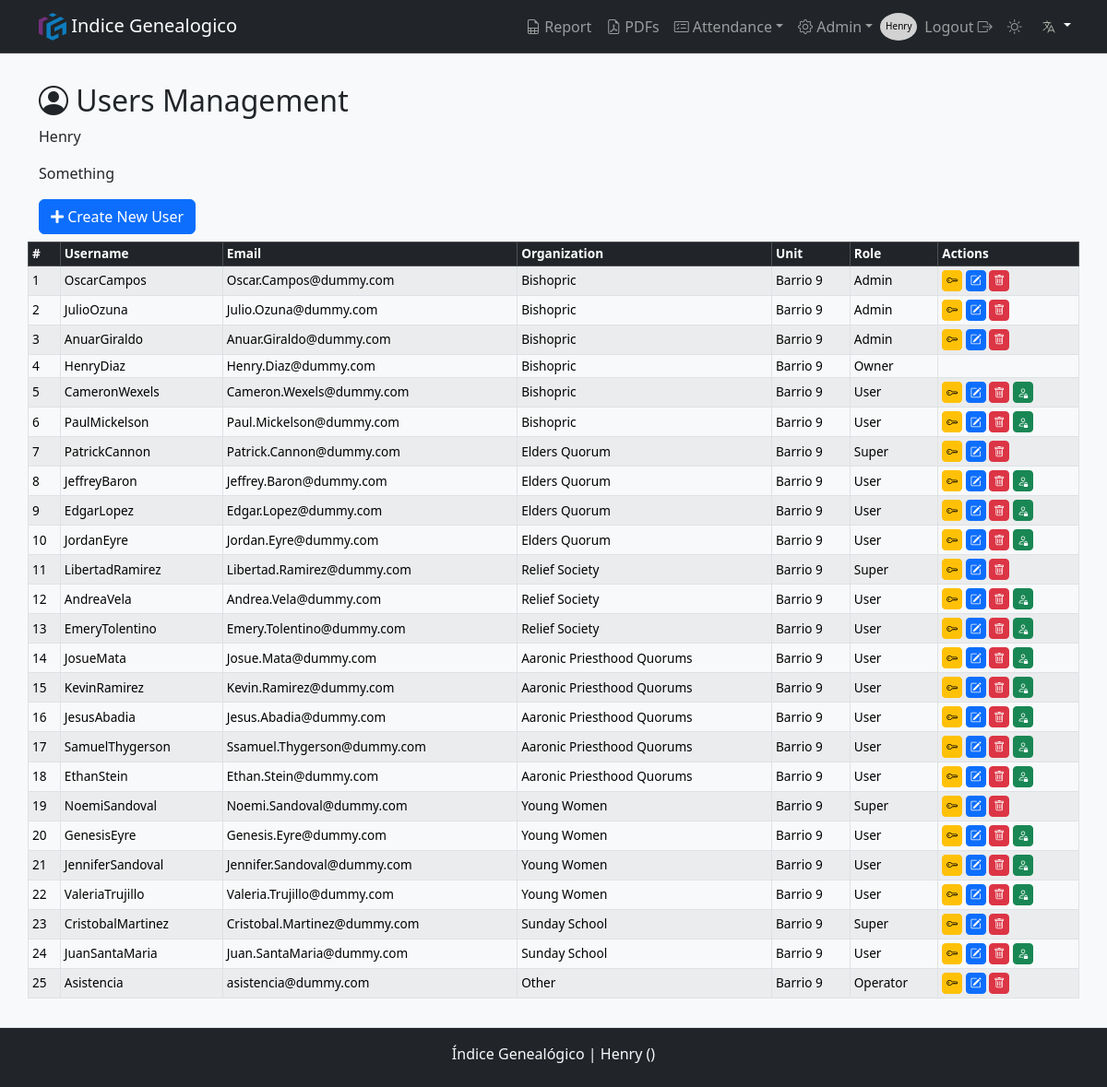
The app's page /users (signed in) with its own data.
### models.py (models this page shows, shortened)
class User(db.Model, UserMixin):
    __tablename__ = 'users'
    id                = db.Column(db.Integer, primary_key=True)
    username          = db.Column(db.String(80), nullable=False, unique=True)
    email             = db.Column(db.String(120), unique=True)
    name              = db.Column(db.String(20), nullable=False)
    lastname          = db.Column(db.String(20), nullable=False)
    password_hash     = db.Column(db.String(128), nullable=False)
    role              = db.Column(db.String(10), nullable=False, default='User')  # Puede ser 'Owner', 'Admin', 'User'
    is_active         = db.Column(db.Boolean, default=True)
    meeting_center_id = db.Column(db.Integer, db.ForeignKey('meeting_center.id'), nullable=False)  # Clave foránea
    organization_id   = db.Column(db.Integer, db.ForeignKey('organization.id'), nullable=False)  # Clave foránea

class Organization(db.Model):
    __tablename__ = 'organization'
    id    = db.Column(db.Integer, primary_key=True)
    name  = db.Column(db.String(50), unique=True, nullable=False)
    users = db.relationship('User', backref=db.backref('organization', lazy=True), cascade="all, delete-orphan")
    def delete(self):
        if self.users:
            raise ValueError(_('Cannot delete a church unit with registered attendance.'))
        db.session.delete(self)

class MeetingCenter(db.Model):
    __tablename__ = 'meeting_center'
    id                 = db.Column(db.Integer, primary_key=True)
    unit_number        = db.Column(db.Integer, unique=True, nullable=False)
    name               = db.Column(db.String(50), nullable=False)
    short_name         = db.Column(db.String(20), nullable=False)
    city               = db.Column(db.String(50), nullable=True)
    start_time         = db.Column(db.Time, nullable=True)
    end_time           = db.Column(db.Time, nullable=True)
    is_restricted      = db.Column(db.Boolean, default=False)
    grace_period_hours = db.Column(db.Integer, nullable=True, default=0)
    attendances        = db.relationship('Attendance', backref=db.backref('meeting_center', lazy=True), cascade="all, delete-orphan")
    users              = db.relationship('User',       backref=db.backref('meeting_center', lazy=True), cascade="all, delete-orphan")
    classes            = db.relationship('Classes',    backref=db.backref('meeting_center', lazy=True), cascade="all, delete-orphan")
    def delete(self):
        if self.attendances:
            raise ValueError(_('Cannot delete a church unit with registered attendance.'))
        db.session.delete(self)

### routes.py (the view, shortened to what this page needs)
@bp.route('/users')
@role_required('Admin', 'Super', 'Owner')
def users():
    role = session.get('role')
    meeting_center_id = get_meeting_center_id()
    organization_id = session.get('organization_id')  # Agregamos la organización del usuario actual
    admin_count = User.query.filter_by(role='Admin').count()
    query = db.session.query(
        User.id,
        User.username,
        User.email,
        User.role,
        MeetingCenter.short_name.label('meeting_short_name'),
        Organization.name.label('organization_name')
    ).join(MeetingCenter, User.meeting_center_id == MeetingCenter.id) \
     .join(Organization, User.organization_id == Organization.id)
    if role == 'Owner': # El Owner ve todos si el meeting_center_id es 'all'
        if meeting_center_id != 'all':
            query = query.filter(User.meeting_center_id == meeting_center_id)
        query = query.filter((User.role != 'Owner') | (User.username == session.get('username')))
    elif role == 'Super': # Super ve solo usuarios de su organización
        query = query.filter(User.organization_id == organization_id).filter((User.role != 'Owner') | (User.username == session.get('username')))
    elif role == 'Admin': # Admin ve solo usuarios de su propio Meeting Center, excluyendo Owners
        query = query.filter(User.meeting_center_id == meeting_center_id).filter(User.role != 'Owner')
    users = query.order_by(asc(User.meeting_center_id), asc(User.organization_id), asc(User.role)).all()
    return render_template('users.html', users=users, admin_count=admin_count)

### app.py (called while the page is built)
def get_locale():
    lang = request.args.get('lang')
    if lang and lang in Config.LANGUAGES:
        session['lang'] = lang  # Guarda el idioma en la sesión
        return lang
    if 'lang' in session and session['lang'] in Config.LANGUAGES:
        return session['lang']
    return request.accept_languages.best_match(Config.LANGUAGES)

def create_app():
    app = Flask(__name__)
    app.config.from_object(Config)
    db.init_app(app)
    Migrate(app, db)
    babel = Babel(app, locale_selector=get_locale)
    app.register_blueprint(routes_blueprint)
    @app.context_processor
    def inject_utilities():
        return {
            'get_locale': get_locale,
            'format_datetime': format_datetime,  # Asegura que esté disponible en las plantillas
        }
    return app

### routes.py (called while the page is built)
@bp.before_request
def load_user():
    user_id = session.get('user_id')
    if not user_id:
        user_id = request.cookies.get('remember_me')
    if user_id:
        user = User.query.get(user_id)
        if user:
            g.user                       = user
            session['user_id']           = user.id
            session['user_name']         = user.name
            session['role']              = user.role
            session['meeting_center_id'] = user.meeting_center_id
            session['organization_id']   = user.organization_id
        else:
            g.user = None
    else:
        g.user = None

### utils.py (called while the page is built)
def role_required(*roles):
    def decorator(f):
        @wraps(f)
        def decorated_function(*args, **kwargs):
            if g.user is None:  # Si no está autenticado, lo redirigimos a login
                return redirect(url_for('routes.login', next=request.url))
            user_role = session.get('role')  # Suponiendo que el rol se almacena en la sesión
            if user_role not in roles:
                flash(_('You do not have permission to perform this action.'), 'danger')
                return redirect(url_for('routes.login'))  # O podrías redirigir a otra página
            return f(*args, **kwargs)
        return decorated_function
    return decorator

def get_meeting_center_id():
    if session.get('role') == 'Owner':
        return session.get('meeting_center_id', 'all')  # 'all' si no está definido
    return session.get('meeting_center_id')  # Para otros roles

### templates/users.html (shortened to what this page needs)
{% extends "layout.html" %}
{% block pageTitle %}<i class="bi bi-person-circle"></i>  {{ _('Users Management') }}{% endblock %}
{% block content %}
<div class="col-xl-8">
  <p class="mb-3">
    {{ _("Something") }}
  </p>
</div>
    <div><a class="btn btn-primary mb-2" href="{{ url_for('routes.create_user') }}"><i class="fa fa-plus" aria-hidden="true"></i>  {{ _('Create New User') }}</a></div>
    <table class="table table-bordered table-striped table-sm mb-5 pb-5">
      <thead class="table-dark">
        <tr>
          <th scope="col">#</th>
          <th scope="col">{{ _('Username') }}</th>
          <th scope="col" class="d-none d-lg-table-cell">{{ _('Email') }}</th>
          <th scope="col">{{ _('Organization') }}</th>
          {% if session['role'] == 'Owner' %}
          <th scope="col" class="d-none d-md-table-cell">{{ _('Unit') }}</th>
          {% endif %}
          <th scope="col" class="d-none d-md-table-cell">{{ _('Role') }}</th>
          <th scope="col">{{ _('Actions') }}</th>
        </tr>
      </thead>
      <tbody>
        {% for user in users %}
          <tr>
            <td scope="row">{{ loop.index }}</td>
            <td>{{ _(user.username) }}</td>
            <td class="d-none d-lg-table-cell dot-1">{{ user.email }}</td>
            <td class="">{{ _(user.organization_name) }}</td>
            {% if session['role'] == 'Owner' %}
            <td class="d-none d-md-table-cell">{{ user.meeting_short_name }}</td>
            {% endif %}
            <td class="d-none d-md-table-cell">{{ _(user.role) }}</td>
            <td>
              {% if not user['role'] == 'Owner' %}
                <a type="button" href="{{ url_for('routes.reset_password', id=user.id) }}" class="btn btn-warning btn-sm" data-toggle="tooltip" title="{{ _('Reset Password') }}">
                  <i class="bi bi-key"></i>
                </a>
                <a type="button" class="btn btn-primary btn-sm" data-toggle="tooltip" title="{{ _('Edit user') }}" href="{{ url_for('routes.update_user', id=user.id) }}">
                  <i class="bi bi-pencil-square"></i>
                </a>
                {% if session['role'] == 'Owner' or (session['role'] == 'Admin' and (user.role == 'User' or user.role == 'Super' or user.role == 'Operator')) or user.id == session['user_id'] %}
                  {% if not (user.role == 'Admin' and admin_count <= 1) %}
                    <form id="deleteForm-user-{{ user.id }}" action="{{ url_for('routes.delete_user', id=user.id) }}" method="post" style="display:inline;">
                      <button type="button" class="btn btn-danger btn-sm" data-toggle="tooltip" title="{{ _('Delete User') }}"  onclick="confirmDelete('user', {{ user.id }})">
                        <i class="bi bi-trash"></i>
                      </button>
                    </form>
                  {% endif %}
                {% endif %}
                {% if user.role == 'User' %}
                  <form id="promoteForm-{{ user.id }}" action="{{ url_for('routes.promote_to_super', id=user.id) }}" method="POST" style="display:inline;">
                    <button type="button" class="btn btn-success btn-sm" data-toggle="tooltip" title="{{ _('Change to Super User') }}" onclick="confirmPromotion({{ user.id }}, '{{ user.username }}')">
                      <i class="bi bi-person-lock"></i>
                    </button>
                  </form>
                {% endif %}
              {% endif %}
            </td>
          </tr>
        {% endfor %}
      </tbody>
    </table>
{% endblock %}

### templates/layout.html (shortened to what this page needs)
<!DOCTYPE html>
<html lang="en">
<head>
    {% include 'partials/head.html' %}
</head>
<body class="{{ 'logged-in' if session['user_id'] else '' }}">
    <header>
        {% include 'partials/navbar.html' %}
    </header>
    <main  class="pb-5">
        <div class="container">
            <div class="row">
                <h2>{% block pageTitle %}{% endblock %}</h2>
                <p class="mb-3">{{ session['meeting_center_name'] if request.endpoint != 'routes.admin' and request.endpoint != 'routes./' else ''}}</p>
                {% block content %} {% endblock %}
            </div>
        </div>
    </main>
    {% if session['user_id'] %}
    <footer>
        {% include 'partials/footer.html' %}
    </footer>
    {% endif %}
</body>
</html>

### templates/partials/navbar.html (shortened to what this page needs)
<nav class="navbar navbar-expand-lg bg-dark border-bottom border-body sticky-top" data-bs-theme="dark">
    <div class="container">
        <a class="navbar-brand" href="#"> <img src="{{ url_for('static', filename='/img/favicon/android-chrome-512x512.png') }}" alt="Logo" width="30" height="30" class="d-inline-block align-text-top"> Indice Genealogico </a>
        <div class="collapse navbar-collapse" id="navbarNav">
            <ul class="navbar-nav">
                {% if session['user_id'] %}
                    {% if session['role'] != 'Operator'%}
                        <li class="nav-item"><a class="nav-link {{ 'active' if request.endpoint == 'routes.attendance_report' else '' }}" href="{{ url_for('routes.attendance_report') }}"><i class="bi bi-file-earmark-spreadsheet"></i> {{ _('Report') }}</a></li>
                        <li class="nav-item"><a class="nav-link {{ 'active' if request.endpoint == 'routes.list_pdfs' else '' }}" href="{{ url_for('routes.list_pdfs') }}"><i class="bi bi-file-earmark-pdf"></i>  PDFs</a></li>
                        <li class="nav-item dropdown">
                            <a class="nav-link dropdown-toggle" href="#" id="navbarDropdown" role="button" data-toggle="dropdown" aria-haspopup="true" aria-expanded="false"><i class="bi bi-card-checklist"></i> {{ _('Attendance') }}</a>
                        </li>
                        {% if session['role'] in ['Owner', 'Admin', 'Super'] %}
                            <li class="nav-item dropdown">
                                <a class="nav-link dropdown-toggle" href="#" id="navbarDropdown" role="button" data-toggle="dropdown" aria-haspopup="true" aria-expanded="false"><i class="bi bi-gear"></i> {{ 'Admin' }}</a>
                                </li>
                        {% endif %}
                    {% endif %}
                    <div class="circle">
                        <a class="nav-link" href="{{ url_for('routes.profile', id=session['user_id']) }}"><p style="color: black; font-size: 10px; display:block; padding-top: 15px;">{{ session['user_name'] }}</p></a>
                    </div>
                    <li class="nav-item"><a class="nav-link" href="{{ url_for('routes.logout') }}"></i>{{ _('Logout') }}  <i class="bi bi-box-arrow-right"></i></a></i></li>
                {% else %}
                    {% if request.endpoint != 'routes.login' %}
                        <li class="nav-item"><a class="nav-link" href="{{ url_for('routes.login') }}"><i class="bi bi-box-arrow-in-right"></i> {{ _('Login') }}</a></li>
                    {% endif %}
                {% endif %}
                <li class="nav-item"><a class="nav-link"  id="themeSwitcher" href=""></a></li>
                <div class="dropdown">
                    <button class="btn btn-dark dropdown-toggle" type="button" id="languageDropdown" data-bs-toggle="dropdown" aria-expanded="false">
                        <img class="langSelector"src="{{ url_for('static', filename='img/flags/lang.svg') }}" alt="{{ get_locale() }}" class="flag-icon">
                    </button>
                </div>
            </ul>
        </div>
    </div>
</nav>

### templates/partials/footer.html (shortened to what this page needs)
<footer class="footer bg-dark text-center text-lg-start fixed-bottom mt-5 border-top py-2 d-none d-sm-block">
    <div class="text-center text-light">
        <p class="text-light pt-2"> Índice Genealógico |
            <span id="meetingCenterInfo">
                {% if session['user_id'] %}
                    {{ session['meeting_center_name'] }} ({{ session['meeting_center_number']}})
                {% else %}
                    Please log in.
                {% endif %}
            </span>
        </p>
    </div>
</footer>

### static/css/styles.css (style rules this page uses)
body { display: flex; min-height: 100vh; flex-direction: column; }
main { flex: 1; }
.navbar-collapse { -ms-flex-positive: 0; flex-grow: 0; }
.circle { border-radius: 50%; width: 40px; height: 30px; background-color: #d2d2d2; color: black; display: flex; justify-content: center; align-items: center; margin-top: 5px; }
.dot-1 { overflow: hidden; display: -webkit-box; -webkit-box-orient: vertical; -webkit-line-clamp: 1; }
[data-bs-theme="light"] { --bs-body-bg: #f8f9fa; --bs-body-color: #212529; --bs-link-color: #0d6efd; --bs-border-color: #dee2e6; --bs-btn-bg: #e9ecef; --bs-btn-hover-bg: #d6d8db; }
[data-bs-theme="dark"] { --bs-body-bg: #121212; --bs-body-color: #e9ecef; --bs-link-color: #66b2ff; --bs-border-color: #444; }
td button[type="button"], td a[type="button"] { padding: 4px; font-size: 0.75rem; line-height: 1; }
td button[type="button"] i, td a[type="button"] i { font-size: 0.75rem; padding: 0; line-height: 1; vertical-align: middle; }
table { font-size: 0.85rem; }
table th, table td { padding: 4px 8px; line-height: 1.2; vertical-align: middle; }
table th { font-weight: 600; }
.langSelector { color: #b5b5ac; }

### records on screen
User: user_name "Henry", name "Henry", email "Henry.Diaz@dummy.com", meeting_short_name "Barrio 9", meeting_center_name "Henry"
User: email "Oscar.Campos@dummy.com", meeting_short_name "Barrio 9"
User: email "Julio.Ozuna@dummy.com", meeting_short_name "Barrio 9"
User: email "Anuar.Giraldo@dummy.com", meeting_short_name "Barrio 9"
User: email "Cameron.Wexels@dummy.com", meeting_short_name "Barrio 9"
User: email "Paul.Mickelson@dummy.com", meeting_short_name "Barrio 9"
User: email "Patrick.Cannon@dummy.com", meeting_short_name "Barrio 9"
User: email "Jeffrey.Baron@dummy.com", meeting_short_name "Barrio 9"
User: email "Edgar.Lopez@dummy.com", meeting_short_name "Barrio 9"
User: email "Jordan.Eyre@dummy.com", meeting_short_name "Barrio 9"
User: email "Libertad.Ramirez@dummy.com", meeting_short_name "Barrio 9"
User: email "Andrea.Vela@dummy.com", meeting_short_name "Barrio 9"
User: email "Emery.Tolentino@dummy.com", meeting_short_name "Barrio 9"
User: email "Josue.Mata@dummy.com", meeting_short_name "Barrio 9"
User: email "Kevin.Ramirez@dummy.com", meeting_short_name "Barrio 9"
User: email "Jesus.Abadia@dummy.com", meeting_short_name "Barrio 9"
User: email "Ssamuel.Thygerson@dummy.com", meeting_short_name "Barrio 9"
User: email "Ethan.Stein@dummy.com", meeting_short_name "Barrio 9"
User: email "Noemi.Sandoval@dummy.com", meeting_short_name "Barrio 9"
User: email "Genesis.Eyre@dummy.com", meeting_short_name "Barrio 9"
User: email "Jennifer.Sandoval@dummy.com", meeting_short_name "Barrio 9"
User: email "Valeria.Trujillo@dummy.com", meeting_short_name "Barrio 9"
User: email "Cristobal.Martinez@dummy.com", meeting_short_name "Barrio 9"
User: email "Juan.SantaMaria@dummy.com", meeting_short_name "Barrio 9"
User: email "asistencia@dummy.com", meeting_short_name "Barrio 9"

### other values on screen
{{ 'Admin' }} "Admin"
